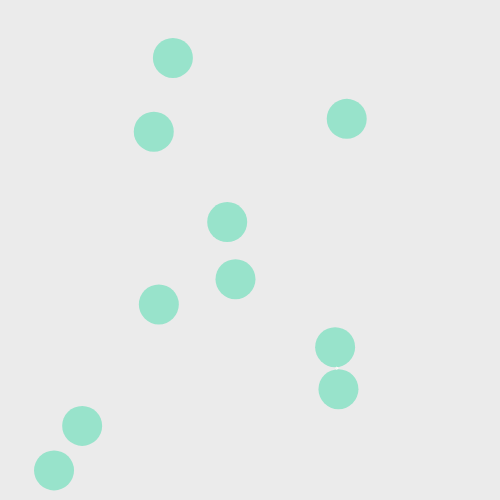
Frame 1 (no input)
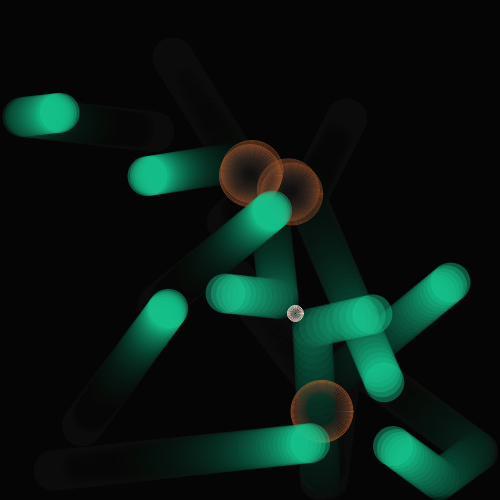
Frame 60 (no input)
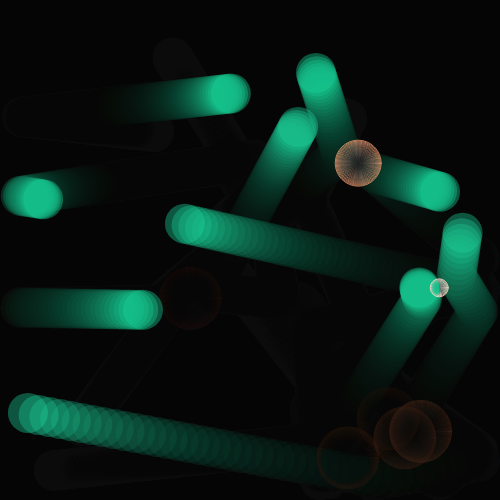
Frame 120 (the mouse pressed at the canvas centre since frame 60)

The p5.js sketch that drew these frames (run headless with seeded random() and noise() and a simulated clock; from frame 60 on, the mouse is pressed at the canvas centre):

// p5.js sketch
// ── sketch.js
let balls;
let explosions;

const MAX_BALLS = 10;
const MAX_SPEED = 8;
const RADIUS = 20;

let toggleBallsBtn;
let toggleExplosionsBtn;

let showBalls, showExplosions;

function setup() {
  createCanvas(500, 500);
  handleButtonInput();
  showBalls = true;
  showExplosions = true;

  balls = [];
  explosions = [];
  for (let i = 0; i < MAX_BALLS; i++) {
    balls.push(new Ball(
      random(RADIUS, width - RADIUS),
      random(RADIUS, height - RADIUS),
      RADIUS, random(1, 10),
      random(-6, 6), random(-6, 6)));
  }
}

function draw() {
  background(0, 20);
  updateAndRenderBalls();
  updateAndRenderExplosions();
}

function updateAndRenderExplosions() {
  for (let i = 0; i < explosions.length; i++) {
    explosions[i].update();
    if (showExplosions) explosions[i].render();
    if (explosions[i].faded) explosions.splice(i, 1);
  }
}

function updateAndRenderBalls() {
  for (let i = 0; i < balls.length; i++) {
    let b = balls[i];
    b.update();
    if (showBalls) b.render();
    checkCollision(b);
    if (b.broken) balls.splice(i, 1);
  }
}

function checkCollision(b) {
  for (let i = 0; i < balls.length; i++) {
    let other = balls[i];
    if (other != b && b.collide(other)) {
      let d = createVector(b.pos.x - other.pos.x, b.pos.y - other.pos.y);
      let collisionPoint = createVector(other.pos.x + d.x / 2, other.pos.y + d.y / 2);
      explosions.push(new Explosion(collisionPoint));
    }
    if (other.broken) balls.splice(i, 1);
  }
}

function distSq(v1, v2) {
  let d = createVector(v1.x - v2.x, v1.y - v2.y);
  return (d.x * d.x + d.y * d.y);
}

function handleButtonInput() {
  toggleBallsBtn = createButton("Toggle balls");
  toggleExplosionsBtn = createButton("Toggle explosions");

  toggleBallsBtn.position(2, height + 2);
  toggleExplosionsBtn.position(toggleBallsBtn.width + 20, height + 2);

  toggleBallsBtn.mousePressed(function () {
    showBalls = !showBalls;
  });
  toggleExplosionsBtn.mousePressed(function () {
    showExplosions = !showExplosions;
  });
}
// ── ball.js
class Ball {
	/**
	 * Constructor for a Ball object
	 * @param {int} x - x position
	 * @param {int} y - y position
	 * @param {int} r - radius
	 * @param {int} m - mass
	 * @param {double} dx - x speed
	 * @param {double} dy - y speed
	 */
	constructor(x, y, r, m, dx, dy) {
		this.pos = createVector(x, y);
		this.r = r;
		this.m = m;

		if (dx == null || dy == null)
			this.vel = createVector(0, 0);
		else
			this.vel = createVector(dx, dy);

		this.red = 23;
		this.green = 214;
		this.blue = 154;

		this.broken = false;

	}

	/**
	 * Bounce off the walls of the canvas
	 */
	bounce() {
		if (this.pos.x + this.vel.x < this.r ||
			this.pos.x + this.vel.x > width - this.r)
			this.vel.x *= -1;
		if (this.pos.y + this.vel.y < this.r ||
			this.pos.y + this.vel.y > height - this.r)
			this.vel.y *= -1;
	}

	/**
	 * Update the ball position
	 */
	move() {
		this.pos.x += this.vel.x;
		this.pos.y += this.vel.y;
	}

	/**
	 * Constrains the ball's speed to the maximum speed
	 */
	correctSpeed() {
		if (this.vel.x > MAX_SPEED) this.vel.x = MAX_SPEED;
		if (this.vel.y > MAX_SPEED) this.vel.y = MAX_SPEED;
	}

	/**
	 * Updates the color of the ball.
	 * If the ball becomes red it breaks
	 */
	updateStatus() {
		this.red++;
		if (this.green > 0) this.green--;
		if (this.green < this.blue && this.blue > 0) this.blue--;
		if (this.red > 255) {
			this.red = 255;
			this.broken = true;
		}
	}

	/**
	 * Collision logic between this ball and the parameter
	 * @param {Ball} ball 
	 */
	collide(ball) {
		//Check if in range
		let safeDist = createVector(this.pos.x + this.vel.x, this.pos.y + this.vel.y);
		if (distSq(safeDist, ball.pos) <= (this.r + ball.r) * (this.r + ball.r)) {

			//Calculate normal and tangent vector (and normalize them).
			let un = (createVector(this.pos.x - ball.pos.x, this.pos.y - ball.pos.y)).normalize();
			let ut = createVector(-un.y, un.x);

			//Calculate speed components relative to normal and tangent vector.
			let v1n = un.x * this.vel.x + un.y * this.vel.y;
			let v1t = ut.x * this.vel.x + ut.y * this.vel.y;

			let v2n = un.x * ball.vel.x + un.y * ball.vel.y;
			let v2t = ut.x * ball.vel.x + ut.y * ball.vel.y;

			//Calculate the new normal speed (Tangent speed stays the same because there's no force in that direction).
			let vp1n = (v1n * (this.m - ball.m) + 2 * ball.m * v2n) / (this.m + ball.m);
			let vp2n = (v2n * (ball.m - this.m) + 2 * this.m * v1n) / (this.m + ball.m);

			//Recalculate normal and tangent module.
			let newThisVelNorm = createVector(un.x * vp1n, un.y * vp1n);
			let newThisVelTang = createVector(ut.x * v1t, ut.y * v1t);

			let newBallVelNorm = createVector(un.x * vp2n, un.y * vp2n);
			let newBallVelTang = createVector(ut.x * v2t, ut.y * v2t);

			//Assign the new speed vector to balls.
			this.vel = newThisVelNorm.add(newThisVelTang);
			ball.vel = newBallVelNorm.add(newBallVelTang);

			//Update broken status.
			this.updateStatus();
			ball.updateStatus();

			return true;
		}
		return false;
	}

	/**
	 * Update method called every frame
	 */
	update() {
		this.move();
		this.bounce();
	}

	/**
	 * Render method called every frame
	 */
	render() {
		noStroke();
		fill(this.red, this.green, this.blue, 100);
		ellipse(this.pos.x, this.pos.y, this.r * 2, this.r * 2);
	}
}
// ── explosion.js
class Explosion {
  /**
   * Constructor for an Explosion object
   * @param {double} collisionPoint - Point where the collision happened
   */
  constructor(collisionPoint) {
    this.pos = collisionPoint;

    this.explosionRadius = 0;
    this.explosionAlpha = 255;

    this.red = 255;
    this.blue = 255;
    this.green = 255;

    this.faded = false;
  }

  /**
   * Update method called every frame
   */
  update() {
    this.explosionRadius += 2;
    let alphaStep = 3;
    let blueStep = 6;
    let greenStep = 4;
    if (this.explosionAlpha - alphaStep > 0) this.explosionAlpha -= alphaStep;
    if (this.blue - blueStep > 0) this.blue -= blueStep;
    if (this.green - greenStep > 0) this.green -= greenStep;
    if (this.explosionRadius > RADIUS * 3)
      this.faded = true;
  }

  /**
   * Render method called every frame
   */
  render() {
    noFill();
    stroke(this.red, this.green, this.blue, this.explosionAlpha);
    ellipse(this.pos.x, this.pos.y, this.explosionRadius, this.explosionRadius);
  }

}
